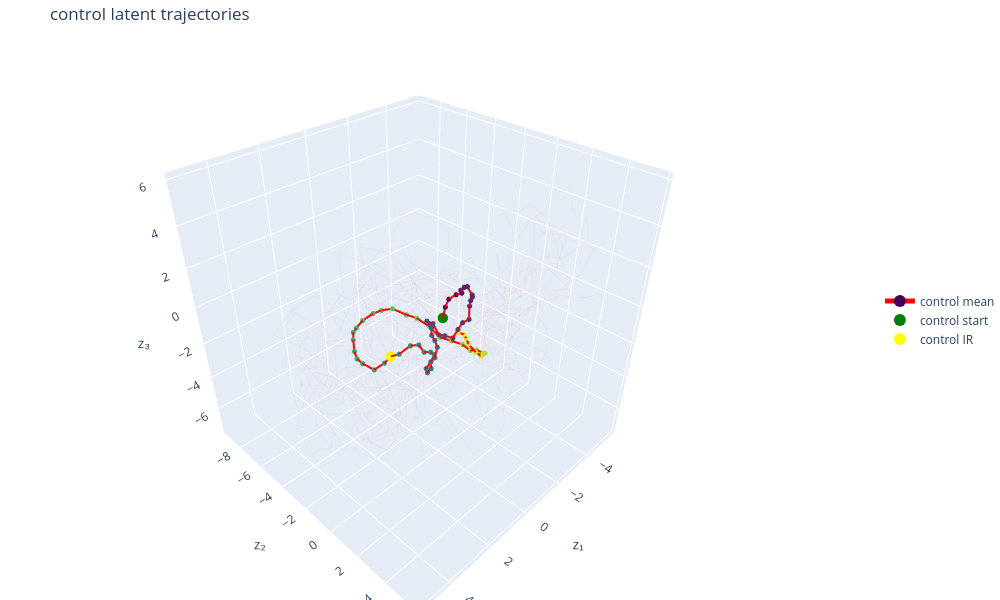

Notebook code for this chart:
### Markdown cell above
## Plots

### Code cell
import plotly.graph_objects as go
import nbformat
import plotly.io._renderers as _r
_r.nbformat = nbformat

def plot_latent_phase_portrait(conditions, alpha_trials=0.15, title=None, colorscale="Turbo"):
    """conditions: list of (label, z, centers_ms, color_or_groups)

    If the 4th element is an array of length n_trials, trials are split by
    group and one mean trace is drawn per group. Otherwise it's a color string.
    """
    import plotly.colors as pc

    fig = go.Figure()
    single = len(conditions) == 1

    for label, z, centers_ms, spec in conditions:
        z = np.asarray(z)[:, :, :3]
        ir = int(np.argmin(np.abs(centers_ms)))

        if np.ndim(spec) == 0:
            groups = np.zeros(z.shape[0], dtype=int)
            names = [label]
            colors = [spec]
        else:
            groups = np.asarray(spec)
            uniq = np.unique(groups)
            groups = np.searchsorted(uniq, groups)
            names = [f"{label} {g}" for g in uniq]
            colors = pc.sample_colorscale(colorscale, np.linspace(0, 1, len(uniq)))

        for g, (name, color) in enumerate(zip(names, colors)):
            zg = z[groups == g]

            sep = np.full((zg.shape[0], 1, 3), np.nan)
            flat = np.concatenate([zg, sep], axis=1).reshape(-1, 3)
            fig.add_trace(go.Scatter3d(
                x=flat[:, 0], y=flat[:, 1], z=flat[:, 2],
                mode="lines", line=dict(color=color, width=1),
                opacity=alpha_trials, showlegend=False,
            ))

            m = zg.mean(axis=0)
            x, y, zz = m[:, 0], m[:, 1], m[:, 2]

            fig.add_trace(go.Scatter3d(
                x=x, y=y, z=zz,
                mode="markers+lines",
                marker=dict(size=3, color=centers_ms, colorscale="Viridis",
                            showscale=False),
                line=dict(color=color, width=4),
                name=f"{name} mean",
            ))
            fig.add_trace(go.Scatter3d(
                x=[x[0]], y=[y[0]], z=[zz[0]],
                mode="markers", marker=dict(size=6, color="green"),
                name=f"{name} start",
            ))
            fig.add_trace(go.Scatter3d(
                x=[x[ir]], y=[y[ir]], z=[zz[ir]],
                mode="markers", marker=dict(size=6, color="yellow"),
                name=f"{name} IR",
            ))

    fig.update_layout(
        title=title or " vs ".join(c[0] for c in conditions) + " latent trajectories",
        scene=dict(xaxis_title="z₁", yaxis_title="z₂", zaxis_title="z₃", aspectmode="cube"),
        legend=dict(itemsizing="constant", x=1.05, y=0.5),
        margin=dict(l=0, r=0, b=0, t=40),
        width=1000, height=600,
    )
    return fig

fig = plot_latent_phase_portrait([("control", z_control, control_rel_t, "red")], alpha_trials=0.05)
fig.show()

### Figure 1 — Plotly figure (JSON) as saved in the notebook; plotly's stock layout.template omitted (floating-point values rounded to 4 significant figures; data arrays with more than 128 entries replaced by an {"elided": "..."} marker saying what was removed)
{"data": [{"line": {"color": "red", "width": 1}, "mode": "lines", "opacity": 0.05, "showlegend": false, "type": "scatter3d", "x": {"elided": "923 float values"}, "y": {"elided": "923 float values"}, "z": {"elided": "923 float values"}}, {"line": {"color": "red", "width": 4}, "marker": {"color": [-790.0, -770.0, -750.0, -730.0, -710.0, -690.0, -670.0, -650.0, -630.0, -610.0, -590.0, -570.0, -550.0, -530.0, -510.0, -490.0, -470.0, -450.0, -430.0, -410.0, -390.0, -370.0, -350.0, -330.0, -310.0, -290.0, -270.0, -250.0, -230.0, -210.0, -190.0, -170.0, -150.0, -130.0, -110.0, -90.0, -70.0, -50.0, -30.0, -10.0, 10.0, 30.0, 50.0, 70.0, 90.0, 110.0, 130.0, 150.0, 170.0, 190.0, 210.0, 230.0, 250.0, 270.0, 290.0, 310.0, 330.0, 350.0, 370.0, 390.0, 410.0, 430.0, 450.0, 470.0, 490.0, 510.0, 530.0, 550.0, 570.0, 590.0], "colorscale": [[0, "#440154"], [0.1111, "#482878"], [0.2222, "#3e4989"], [0.3333, "#31688e"], [0.4444, "#26828e"], [0.5556, "#1f9e89"], [0.6667, "#35b779"], [0.7778, "#6ece58"], [0.8889, "#b5de2b"], [1, "#fde725"]], "showscale": false, "size": 3}, "mode": "markers+lines", "name": "control mean", "type": "scatter3d", "x": [0.2186, 0.1272, -0.00322, -0.1767, -0.3174, -0.3114, -0.3878, -0.4628, -0.5037, -0.4763, -0.4122, -0.3572, -0.2243, -0.04481, 0.1138, 0.3113, 0.489, 0.6236, 0.6958, 0.811, 0.7632, 0.6784, 0.642, 0.633, 0.6227, 0.5357, 0.5017, 0.64, 0.7526, 0.9109, 0.9068, 0.8051, 0.7385, 0.5544, 0.5511, 0.6001, 0.5742, 0.6389, 0.8185, 0.8701, 0.9143, 1.042, 1.11, 1.007, 0.8279, 0.5954, 0.3721, 0.08226, -0.2704, -0.7038, -1.007, -1.339, -1.653, -1.859, -2.041, -2.145, -2.264, -2.33, -2.283, -2.257, -2.177, -2.02, -1.753, -1.519, -1.302, -1.089, -0.8652, -0.7758, -0.6849, -0.5072], "y": [0.3604, 0.395, 0.4317, 0.6612, 0.8356, 0.7745, 0.8828, 0.9802, 1.244, 1.298, 1.28, 1.296, 1.459, 1.294, 1.215, 1.154, 0.8667, 0.6623, 0.3623, 0.1225, 0.209, 0.2388, 0.2649, 0.1843, 0.1928, 0.2915, 0.4187, 0.4456, 0.3408, 0.2409, 0.3245, 0.4313, 0.3011, 0.2932, 0.04466, -0.3383, -0.7489, -1.243, -1.817, -2.366, -2.831, -3.465, -4.295, -4.936, -5.441, -5.888, -6.244, -6.452, -6.447, -6.211, -5.958, -5.545, -4.853, -4.306, -3.574, -2.848, -2.119, -1.374, -0.7344, -0.2682, 0.2851, 0.5842, 0.734, 0.9219, 1.094, 0.9995, 0.753, 0.6899, 0.6366, 0.4787], "z": [0.6191, 1.118, 1.452, 1.663, 1.728, 1.844, 1.988, 2.018, 1.707, 1.641, 1.496, 1.259, 0.7506, 0.6247, 0.3496, 0.002099, 0.105, 0.1428, 0.6222, 0.7178, 0.575, 0.5044, 0.4322, 0.2618, -0.09576, -0.3795, -0.7004, -1.157, -1.343, -1.659, -1.846, -1.636, -1.394, -1.123, -1.107, -1.265, -1.08, -1.318, -1.945, -2.307, -2.903, -3.531, -3.527, -3.627, -3.533, -3.186, -3.041, -3.055, -2.81, -2.541, -2.419, -2.346, -2.601, -2.696, -2.979, -3.398, -3.354, -3.273, -3.31, -3.019, -2.896, -2.651, -2.424, -2.27, -2.054, -1.747, -1.271, -0.9219, -0.6828, -0.533]}, {"marker": {"color": "green", "size": 6}, "mode": "markers", "name": "control start", "type": "scatter3d", "x": [0.2186], "y": [0.3604], "z": [0.6191]}, {"marker": {"color": "yellow", "size": 6}, "mode": "markers", "name": "control IR", "type": "scatter3d", "x": [0.8701], "y": [-2.366], "z": [-2.307]}], "layout": {"height": 600, "legend": {"itemsizing": "constant", "x": 1.05, "y": 0.5}, "margin": {"b": 0, "l": 0, "r": 0, "t": 40}, "scene": {"aspectmode": "cube", "xaxis": {"title": {"text": "z₁"}}, "yaxis": {"title": {"text": "z₂"}}, "zaxis": {"title": {"text": "z₃"}}}, "title": {"text": "control latent trajectories"}, "width": 1000}}
